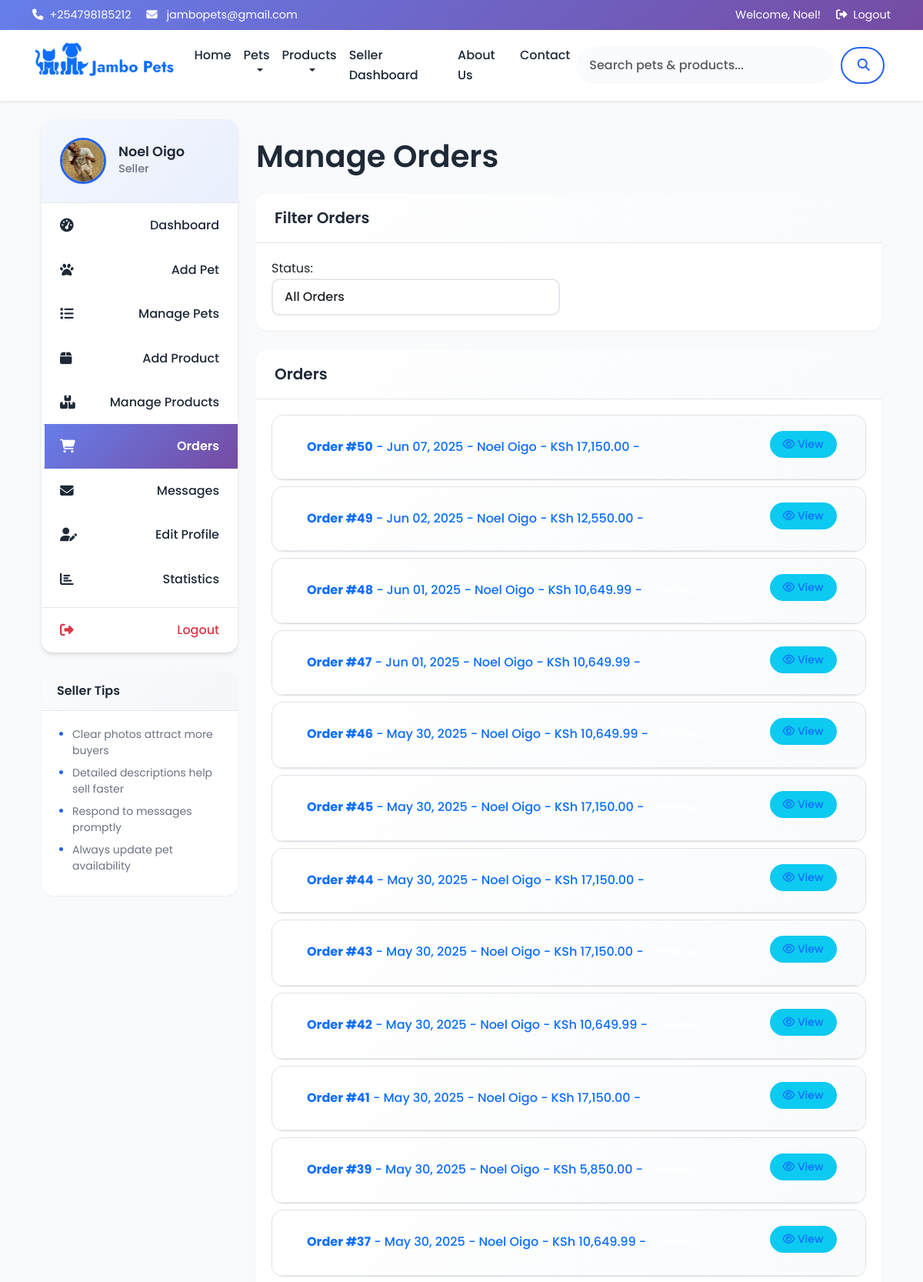
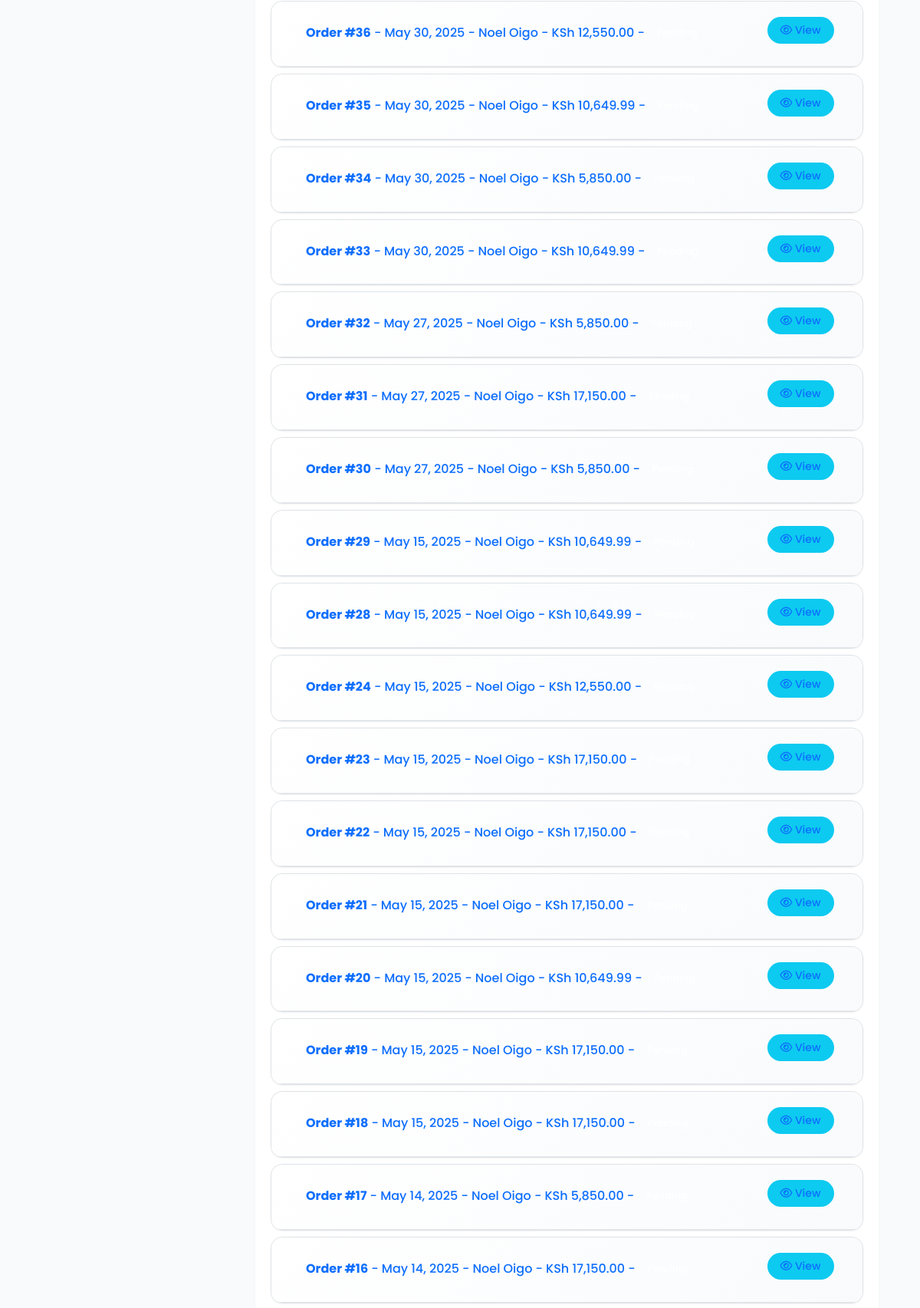
/seller/orders.php (signed in, upper part), run on the app's committed database (2 pictures, top to bottom).
### tables this page shows
CREATE TABLE `users` (
  `user_id` int(11) NOT NULL,
  `email` varchar(100) NOT NULL,
  `password` varchar(255) NOT NULL,
  `first_name` varchar(50) NOT NULL,
  `last_name` varchar(50) NOT NULL,
  `phone` varchar(15) NOT NULL,
  `user_type` enum('buyer','seller','admin') NOT NULL,
  `profile_image` varchar(255) DEFAULT NULL,
  `county` varchar(50) DEFAULT NULL,
  `address` text DEFAULT NULL,
  `created_at` timestamp NOT NULL DEFAULT current_timestamp(),
  `updated_at` timestamp NOT NULL DEFAULT current_timestamp() ON UPDATE current_timestamp(),
  `status` enum('active','inactive','suspended') DEFAULT 'active'
);

CREATE TABLE `orders` (
  `order_id` int(11) NOT NULL,
  `buyer_id` int(11) NOT NULL,
  `order_date` timestamp NOT NULL DEFAULT current_timestamp(),
  `total_amount` decimal(10,2) NOT NULL,
  `status` enum('pending','processing','completed','cancelled') DEFAULT 'pending',
  `payment_method` enum('mpesa','credit_card','cash_on_delivery','pesapal') DEFAULT NULL,
  `payment_status` enum('pending','paid','failed') DEFAULT 'pending',
  `shipping_address` text DEFAULT NULL,
  `shipping_county` varchar(50) DEFAULT NULL,
  `contact_phone` varchar(15) DEFAULT NULL,
  `transaction_reference` varchar(100) DEFAULT NULL
);

### seller/orders.php (the view, shortened to what this page needs)
<?php
require_once "../includes/functions.php";
$user_id = $_SESSION["user_id"];
$stmt = $conn->prepare("SELECT seller_id FROM seller_profiles WHERE user_id = ?");
$stmt->bind_param("i", $user_id);
$stmt->execute();
$result = $stmt->get_result();
$seller_data = $result->fetch_assoc();
$seller_id = $seller_data["seller_id"];
$status_filter = isset($_GET['status']) ? $_GET['status'] : '';
$status_condition = '';
$query = "SELECT DISTINCT o.order_id, o.order_date, o.total_amount as order_total, o.status as order_status,
          o.payment_status, o.payment_method, u.first_name, u.last_name, u.phone, u.county, u.address
          FROM order_items oi
          JOIN orders o ON oi.order_id = o.order_id
          JOIN users u ON o.buyer_id = u.user_id
          WHERE oi.seller_id = ? $status_condition
          ORDER BY o.order_date DESC";
$stmt = $conn->prepare($query);
$stmt->bind_param("i", $seller_id);
$stmt->execute();
$orders_result = $stmt->get_result();
include_once "../includes/header.php";
function getOrderStatusBadgeClass($status) {
    switch ($status) {
        case 'pending':
            return 'warning';
        case 'processing':
            return 'info';
        case 'shipped':
            return 'primary';
        default:
            return 'secondary';
    }
}
$orders_array = [];
if ($orders_result->num_rows > 0) {
    while ($order = $orders_result->fetch_assoc()) {
        $orders_array[] = $order;
    }
}
?>
<div class="main-content">
    <div class="container-fluid">
        <div class="row">
            <div class="col-md-3">
                <?php include_once 'seller_sidebar.php'; ?>
            </div>
            <div class="col-lg-9">
                <h1 class="mt-4 mb-4">Manage Orders</h1>
                <div class="card mb-4">
                    <div class="card-header">
                        <h5>Filter Orders</h5>
                    </div>
                    <div class="card-body">
                        <div class="row">
                            <div class="col-md-6">
                                <form action="" method="get" class="form-inline">
                                    <div class="form-group mr-2">
                                        <label for="status" class="mr-2">Status:</label>
                                        <select name="status" id="status" class="form-control" onchange="this.form.submit()">
                                            <option value="">All Orders</option>
                                        </select>
                                    </div>
                                </form>
                            </div>
                        </div>
                    </div>
                </div>
                <?php if (count($orders_array) > 0): ?>
                    <div class="card mb-4">
                        <div class="card-header">
                            <h5>Orders</h5>
                        </div>
                        <div class="card-body">
                            <div class="accordion" id="ordersAccordion">
                                <?php foreach ($orders_array as $order): ?>
                                    <div class="card mb-2">
                                        <div class="card-header" id="heading<?php echo $order['order_id']; ?>">
                                            <div class="row">
                                                <div class="col-md-10">
                                                    <button class="btn btn-link text-left" type="button" data-toggle="collapse"
                                                            data-target="#collapse<?php echo $order['order_id']; ?>"
                                                            aria-expanded="false" aria-controls="collapse<?php echo $order['order_id']; ?>">
                                                        <strong>Order #<?php echo $order['order_id']; ?></strong> -
                                                        <?php echo date('M d, Y', strtotime($order['order_date'])); ?> -
                                                        <?php echo htmlspecialchars($order['first_name'] . ' ' . $order['last_name']); ?> -
                                                        KSh <?php echo number_format($order['order_total'], 2); ?> -
                                                        <span class="badge badge-<?php echo getOrderStatusBadgeClass($order['order_status']); ?>">
                                                        </span>
                                                    </button>
                                                </div>
                                                <div class="col-md-2 text-right">
                                                     <button class="btn btn-link text-left bg-info btn-sm" type="button" data-toggle="collapse"
                                                            data-target="#collapse<?php echo $order['order_id']; ?>"
                                                            aria-expanded="false" aria-controls="collapse<?php echo $order['order_id']; ?>">
                                                        <i class="fa fa-eye"></i> View
                                                    </button>
                                                </div>
                                            </div>
                                        </div>
                                    </div>
                                <?php endforeach; ?>
                            </div>
                        </div>
                    </div>
                <?php else: ?>
                    <div class="alert alert-info">
                        <p>No orders found<?php echo !empty($status_filter) ? " with status '$status_filter'" : ""; ?>.</p>
                    </div>
                <?php endif; ?>
            </div>
        </div>
    </div>
</div>
<?php include_once "../includes/footer.php"; ?>

### seller/seller_sidebar.php (shortened to what this page needs)
<div class="list-group mb-4">
<div class="d-flex align-items-center mb-4">
    <?php if (!empty($user['profile_image'])): ?>
        <img src="<?php echo BASE_URL . 'uploads/' . $user['profile_image']; ?>"
             alt="Profile"
             class="rounded-circle me-3 profile-img-clickable"
             width="60"
             height="60"
             onclick="openLightbox('<?php echo BASE_URL . 'uploads/' . $user['profile_image']; ?>', '<?php echo htmlspecialchars($user['first_name'] . ' ' . $user['last_name'], ENT_QUOTES); ?>')">
    <?php else: ?>
        <div class="bg-primary text-white rounded-circle d-flex align-items-center justify-content-center me-3" style="width: 60px; height: 60px;">
            <?php echo strtoupper(substr($user['first_name'], 0, 1) . substr($user['last_name'], 0, 1)); ?>
        </div>
    <?php endif; ?>
    <div>
        <h5 class="mb-0"><?php echo $user['first_name'] . ' ' . $user['last_name']; ?></h5>
        <p class="text-muted mb-0">Seller</p>
    </div>
</div>
    <a href="dashboard.php" class="list-group-item list-group-item-action <?php echo (basename($_SERVER['PHP_SELF']) == 'dashboard.php') ? 'active' : ''; ?>">
        <i class="fas fa-tachometer-alt mr-2"></i> Dashboard
    </a>
    <a href="add_pet.php" class="list-group-item list-group-item-action <?php echo (basename($_SERVER['PHP_SELF']) == 'add_pet.php') ? 'active' : ''; ?>">
        <i class="fas fa-paw mr-2"></i> Add Pet
    </a>
    <a href="manage_pets.php" class="list-group-item list-group-item-action <?php echo (basename($_SERVER['PHP_SELF']) == 'manage_pets.php') ? 'active' : ''; ?>">
        <i class="fas fa-list mr-2"></i> Manage Pets
    </a>
    <a href="add_product.php" class="list-group-item list-group-item-action <?php echo (basename($_SERVER['PHP_SELF']) == 'add_product.php') ? 'active' : ''; ?>">
        <i class="fas fa-box mr-2"></i> Add Product
    </a>
    <a href="manage_products.php" class="list-group-item list-group-item-action <?php echo (basename($_SERVER['PHP_SELF']) == 'manage_products.php') ? 'active' : ''; ?>">
        <i class="fas fa-boxes mr-2"></i> Manage Products
    </a>
    <a href="orders.php" class="list-group-item list-group-item-action <?php echo (basename($_SERVER['PHP_SELF']) == 'orders.php') ? 'active' : ''; ?>">
        <i class="fas fa-shopping-cart mr-2"></i> Orders
    </a>
    <a href="messages.php" class="list-group-item list-group-item-action <?php echo (basename($_SERVER['PHP_SELF']) == 'messages.php') ? 'active' : ''; ?>">
        <i class="fas fa-envelope mr-2"></i> Messages
    </a>
    <a href="profile.php" class="list-group-item list-group-item-action <?php echo (basename($_SERVER['PHP_SELF']) == 'profile.php') ? 'active' : ''; ?>">
        <i class="fas fa-user-edit mr-2"></i> Edit Profile
    </a>
    <a href="stats.php" class="list-group-item list-group-item-action <?php echo (basename($_SERVER['PHP_SELF']) == 'stats.php') ? 'active' : ''; ?>">
        <i class="fas fa-chart-bar mr-2"></i> Statistics
    </a>
    <a href="../auth/logout.php" class="list-group-item list-group-item-action text-danger">
        <i class="fas fa-sign-out-alt mr-2"></i> Logout
    </a>
</div>
<div class="card mb-4">
    <div class="card-header bg-light">
        <h5>Seller Tips</h5>
    </div>
    <div class="card-body">
        <ul class="small">
            <li>Clear photos attract more buyers</li>
            <li>Detailed descriptions help sell faster</li>
            <li>Respond to messages promptly</li>
            <li>Always update pet availability</li>
        </ul>
    </div>
</div>

### assets/css/style.css (style rules this page uses)
:root { --primary-color: #2563eb; --primary-dark: #1d4ed8; --primary-light: #3b82f6; --secondary-color: #10b981; --secondary-dark: #059669; --accent-color: #f59e0b; --text-dark: #1f2937; --text-light: #6b7280; --bg-light: #f8fafc; --bg-white: #ffffff; --border-color: #e5e7eb; --shadow-sm: 0 1px 2px 0 rgba(0, 0, 0, 0.05); --shadow-md: 0 4px 6px -1px rgba(0, 0, 0, 0.1), 0 2px 4px -1px rgba(0, 0, 0, 0.06); --shadow-lg: 0 10px 15px -3px rgba(0, 0, 0, 0.1), 0 4px 6px -2px rgba(0, 0, 0, 0.05); --shadow-xl: 0 20px 25px -5px rgba(0, 0, 0, 0.1), 0 10px 10px -5px rgba(0, 0, 0, 0.04); --gradient-primary: linear-gradient(135deg, #667eea 0%, #764ba2 100%); --gradient-secondary: linear-gradient(135deg, #f093fb 0%, #f5576c 100%); --gradient-accent: linear-gradient(135deg, #4facfe 0%, #00f2fe 100%); }
* { box-sizing: border-box; }
body { font-family: 'Poppins', sans-serif; line-height: 1.6; color: var(--text-dark); background-color: var(--bg-light); margin: 0; padding: 0; }
h1, h2, h3, h4, h5, h6 { font-weight: 600; line-height: 1.2; margin-bottom: 1rem; }
.card-header h2, .card-header h5, .card-body h2 { color: var(--text-dark); position: relative; }
.card { border: none; border-radius: 15px; overflow: hidden; transition: all 0.3s ease; background: var(--bg-white); box-shadow: var(--shadow-sm); margin-bottom: 1.5rem; }
.rounded-circle { transition: all 0.3s ease; }
.btn { font-weight: 500; border-radius: 25px; padding: 8px 20px; transition: all 0.3s ease; text-decoration: none; display: inline-block; position: relative; overflow: hidden; }
.btn::before { content: ''; position: absolute; top: 0; left: -100%; width: 100%; height: 100%; background: linear-gradient(90deg, transparent, rgba(255, 255, 255, 0.2), transparent); transition: left 0.5s; }
.btn-sm { padding: 6px 16px; font-size: 0.875rem; border-radius: 20px; }
.badge { border-radius: 20px; padding: 6px 12px; font-weight: 500; font-size: 0.8rem; }
.card-body { padding: 1.5rem; position: relative; z-index: 2; }
.form-select, .form-control { border-radius: 10px; border: 2px solid var(--border-color); padding: 10px 15px; font-weight: 500; transition: all 0.3s ease; background: white; }
.card-header { background: linear-gradient(135deg, rgba(255, 255, 255, 0.9), rgba(248, 250, 252, 0.9)) !important; border-bottom: 1px solid var(--border-color) !important; border-radius: 15px 15px 0 0 !important; padding: 1.25rem 1.5rem; }
.card-header h5 { color: var(--text-dark); font-weight: 600; margin: 0; }
.card { animation: fadeInUp 0.6s ease-out forwards; }
.card:nth-child(1) { animation-delay: 0.1s; }
.card:nth-child(2) { animation-delay: 0.2s; }
.card:nth-child(3) { animation-delay: 0.3s; }
.card:nth-child(4) { animation-delay: 0.4s; }
.text-muted { color: var(--text-light) !important; }
.row { margin-left: -0.75rem; margin-right: -0.75rem; }
.row > * { padding-left: 0.75rem; padding-right: 0.75rem; }

### includes/header.php (style rules this page uses)
.profile-img-clickable { cursor: pointer; transition: transform 0.2s ease; }

### seller/orders.php (style rules this page uses)
.accordion .card { border: 1px solid #dee2e6; }
.accordion .card-header { background-color: #f8f9fa; }
.btn-link { text-decoration: none; }

### data on the page
users: profile_image (picture), first_name "Noel", last_name "Oigo"
orders: order_id "50", order_date "Jun 07, 2025", buyer.last_name "Noel Oigo", total_amount "17,150.00"
orders: order_id "49", order_date "Jun 02, 2025", buyer.last_name "Noel Oigo", total_amount "12,550.00"
orders: order_id "48", order_date "Jun 01, 2025", buyer.last_name "Noel Oigo", total_amount "10,649.99"
orders: order_id "47", order_date "Jun 01, 2025", buyer.last_name "Noel Oigo", total_amount "10,649.99"
orders: order_id "46", order_date "May 30, 2025", buyer.last_name "Noel Oigo", total_amount "10,649.99"
orders: order_id "45", order_date "May 30, 2025", buyer.last_name "Noel Oigo", total_amount "17,150.00"
orders: order_id "44", order_date "May 30, 2025", buyer.last_name "Noel Oigo", total_amount "17,150.00"
orders: order_id "43", order_date "May 30, 2025", buyer.last_name "Noel Oigo", total_amount "17,150.00"
orders: order_id "42", order_date "May 30, 2025", buyer.last_name "Noel Oigo", total_amount "10,649.99"
orders: order_id "41", order_date "May 30, 2025", buyer.last_name "Noel Oigo", total_amount "17,150.00"
orders: order_id "39", order_date "May 30, 2025", buyer.last_name "Noel Oigo", total_amount "5,850.00"
orders: order_id "37", order_date "May 30, 2025", buyer.last_name "Noel Oigo", total_amount "10,649.99"
orders: order_id "36", order_date "May 30, 2025", buyer.last_name "Noel Oigo", total_amount "12,550.00"
orders: order_id "35", order_date "May 30, 2025", buyer.last_name "Noel Oigo", total_amount "10,649.99"
orders: order_id "34", order_date "May 30, 2025", buyer.last_name "Noel Oigo", total_amount "5,850.00"
orders: order_id "33", order_date "May 30, 2025", buyer.last_name "Noel Oigo", total_amount "10,649.99"
orders: order_id "32", order_date "May 27, 2025", buyer.last_name "Noel Oigo", total_amount "5,850.00"
orders: order_id "31", order_date "May 27, 2025", buyer.last_name "Noel Oigo", total_amount "17,150.00"
orders: order_id "30", order_date "May 27, 2025", buyer.last_name "Noel Oigo", total_amount "5,850.00"
orders: order_id "29", order_date "May 15, 2025", buyer.last_name "Noel Oigo", total_amount "10,649.99"
orders: order_id "28", order_date "May 15, 2025", buyer.last_name "Noel Oigo", total_amount "10,649.99"
orders: order_id "24", order_date "May 15, 2025", buyer.last_name "Noel Oigo", total_amount "12,550.00"
orders: order_id "23", order_date "May 15, 2025", buyer.last_name "Noel Oigo", total_amount "17,150.00"
orders: order_id "22", order_date "May 15, 2025", buyer.last_name "Noel Oigo", total_amount "17,150.00"
orders: order_id "21", order_date "May 15, 2025", buyer.last_name "Noel Oigo", total_amount "17,150.00"
orders: order_id "20", order_date "May 15, 2025", buyer.last_name "Noel Oigo", total_amount "10,649.99"
orders: order_id "19", order_date "May 15, 2025", buyer.last_name "Noel Oigo", total_amount "17,150.00"
orders: order_id "18", order_date "May 15, 2025", buyer.last_name "Noel Oigo", total_amount "17,150.00"
orders: order_id "17", order_date "May 14, 2025", buyer.last_name "Noel Oigo", total_amount "5,850.00"
orders: order_id "16", order_date "May 14, 2025", buyer.last_name "Noel Oigo", total_amount "17,150.00"

### other printed values
$contactPhone "+254798185212"
$contactEmail "jambopets@gmail.com"
$userName "Noel"
